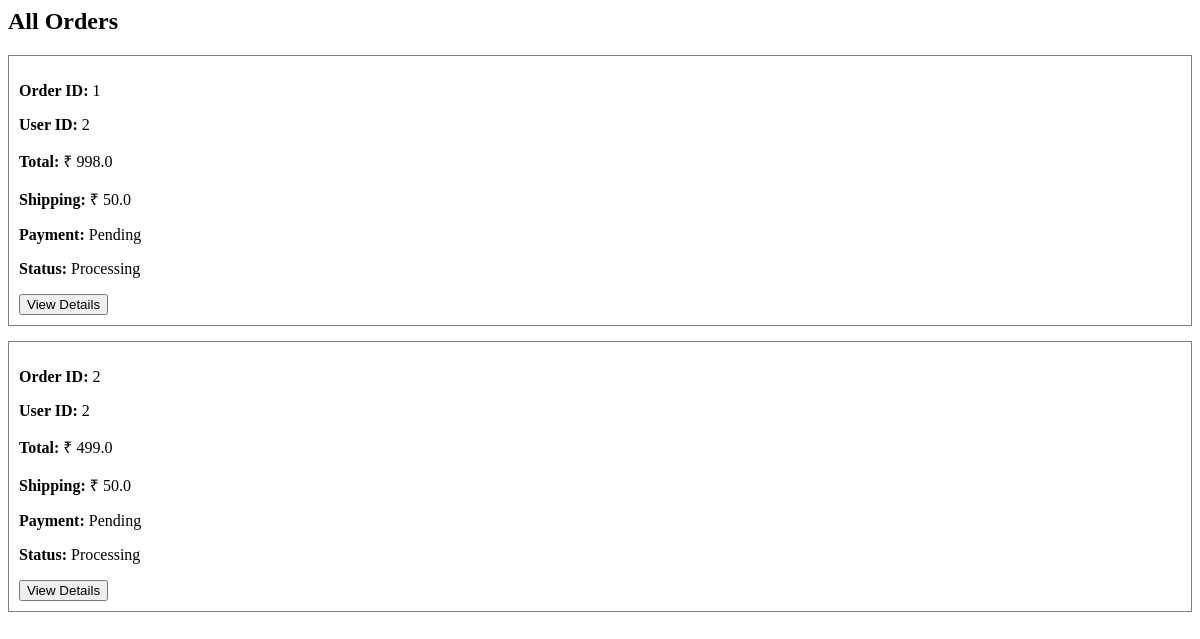
Before: /admin/orders with the older database file.
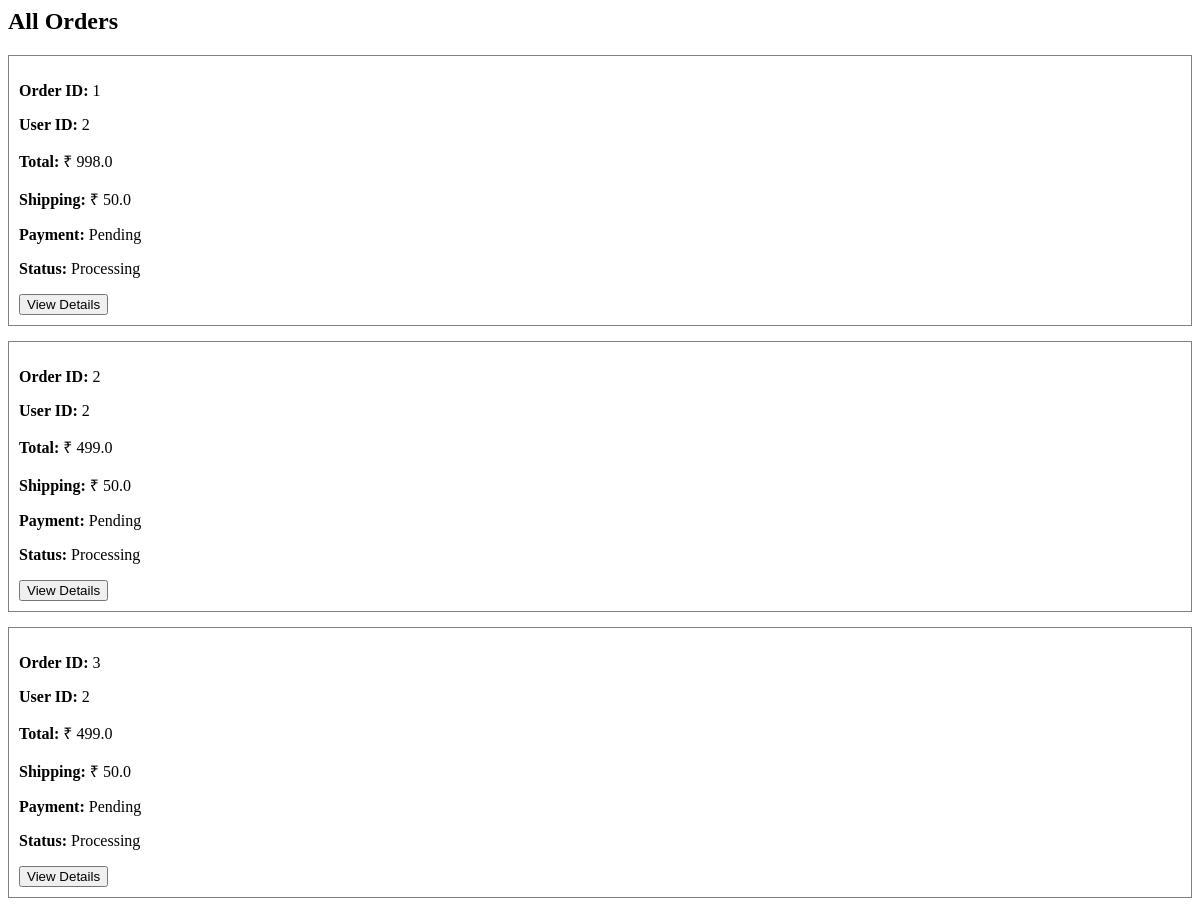
After: the same page with the newer database file.
### models.py (models this page shows)
class Order(db.Model):
    id = db.Column(db.Integer, primary_key=True)
    user_id = db.Column(db.Integer, db.ForeignKey('user.id'))
    total_price = db.Column(db.Float)
    shipping_price = db.Column(db.Float)
    payment_status = db.Column(db.String(50))
    order_status = db.Column(db.String(50))
    items = db.relationship('OrderItem', backref='order', lazy=True)

### app.py (the view)
@app.route('/admin/orders')
def admin_orders():
    orders = Order.query.all()
    return render_template(
        "admin/orders.html",
        orders=orders
    )

### templates/admin/orders.html
<h2>All Orders</h2>
{% for order in orders %}
<div style="border:1px solid gray; padding:10px; margin-bottom:15px">
<p><b>Order ID:</b> {{order.id}}</p>
<p><b>User ID:</b> {{order.user_id}}</p>
<p><b>Total:</b> ₹ {{order.total_price}}</p>
<p><b>Shipping:</b> ₹ {{order.shipping_price}}</p>
<p><b>Payment:</b> {{order.payment_status}}</p>
<p><b>Status:</b> {{order.order_status}}</p>
<a href="/admin/order/{{order.id}}">
<button>View Details</button>
</a>
</div>
{% endfor %}

Changed rows visible on the page:
added Order: id "3", user_id "2", total_price "499.0", shipping_price "50.0", payment_status "Pending", order_status "Processing"
